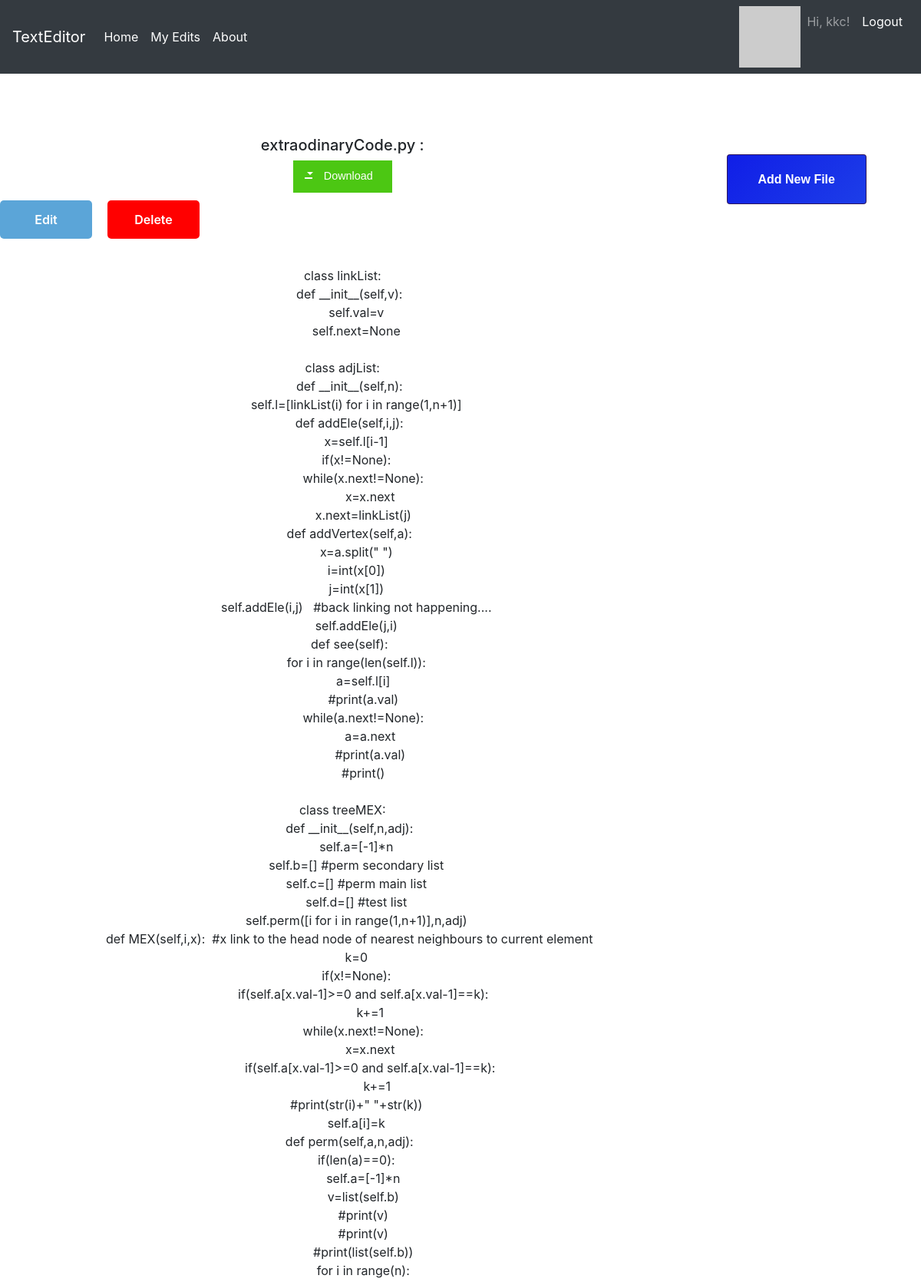
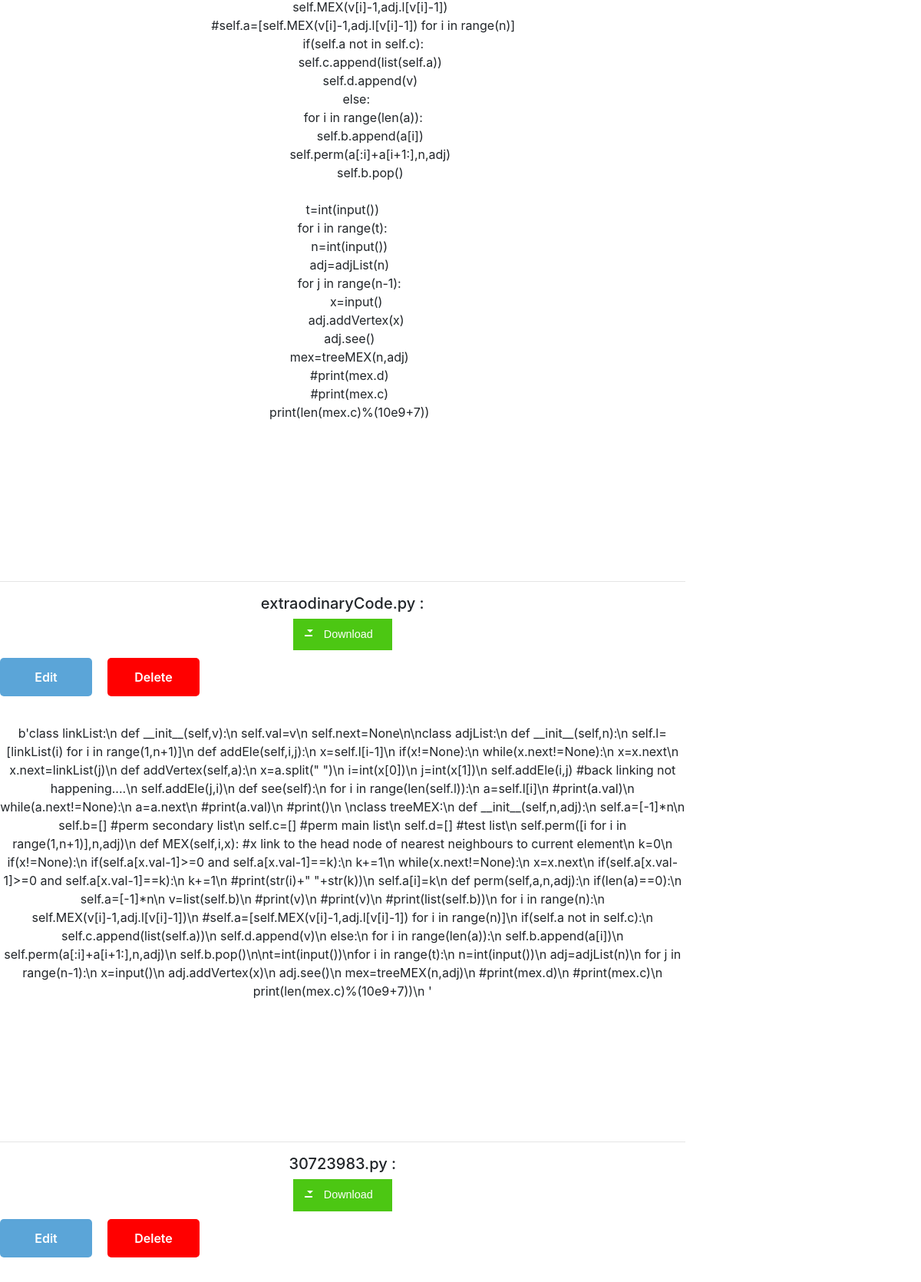
The app's page /myedits (signed in, upper part) with its own data (2 pictures, top to bottom).
### app/models.py (models this page shows, shortened)
class User(UserMixin, db.Model):
    id = db.Column(db.Integer, primary_key=True)
    username = db.Column(db.String(64), index=True, unique=True)
    email = db.Column(db.String(120), index=True, unique=True)
    password_hash = db.Column(db.String(128))
    posts = db.relationship('EditorData', backref='author', lazy='dynamic')
    def avatar(self, size):
        digest = md5(self.email.lower().encode('utf-8')).hexdigest()
        return 'https://www.gravatar.com/avatar/{}?d=identicon&s={}'.format(
            digest, size)

class EditorData(db.Model):
    id = db.Column(db.Integer, primary_key=True)
    name = db.Column(db.Text)
    extension= db.Column(db.Text)
    html= db.Column(db.Text)
    user_id = db.Column(db.Integer, db.ForeignKey('user.id'))

### app/routes.py (the view)
@app.route('/display')
@app.route('/myedits')
@login_required
def display():
    posts = EditorData.query.order_by(EditorData.id.desc()).filter_by(author=current_user).all()
    return render_template('myedits.html', posts=posts)

### app/models.py (called while the page is built)
@login.user_loader
def load_user(id):
    return User.query.get(int(id))

### app/templates/myedits.html
{% extends "base.html" %}
{% block content %}
<br><br>
<div class="row">
  <div class="col-lg-9 col-md-9 col-sm-6" >
{% for post in posts %}
<div>
  <center>  <b><h5>{{ post.name }} :</h5></b><a href="/download/{{post.id}}" class="buttonDownload" download="{{post.name}}" >Download</a></center>
  <center>
    <a href="/edit/{{post.id}}" title="Edit" class="button btnFloat btnBlueGreen">Edit</a>  <a  href="/delete/{{post.id}}" title="Button slide purple" class="button btnSlide btnPurple">
    <span class="top" data-content="Delete">Delete</span>
    <span class="bottom" data-content="Edit">Sure?</span></a> </center> <br>
    <br> <br><br>
   <center> {{post.html|safe}}  </center>
        <br><br><br><br><br>
        <br>
       <br>
       <hr>
</div>
{% endfor %}
</div>
<div class="col-lg-3 col-md-3 col-sm-3" >
  <a href="{{ url_for('index') }}" target="_blank" class="btn --animated">
    <span>Add New File</span>
  </a></div>
{% endblock %}

### app/templates/base.html (shortened to what this page needs)
<!DOCTYPE html>
<html lang="en">
<head>
    <link rel="stylesheet" href="https://stackpath.bootstrapcdn.com/bootstrap/4.1.3/css/bootstrap.min.css">
</head>
<body>
  <div class="fixed-top">
  <nav class="navbar navbar-expand-md navbar-dark bg-dark justify-content-end">
    <a class="navbar-brand" href="{{url_for('index')}}">TextEditor</a>
    <div class="collapse navbar-collapse" id="navbarSupportedContent">
      <ul class="navbar-nav ">
        <li class="nav-item active">
          <a class="nav-link" href="{{ url_for('index') }}">Home<span class="sr-only">(current)</span></a>
        </li>
        {% if current_user.is_anonymous %}
        <li class="nav-item active">
          <a class="nav-link" href="{{ url_for('login') }}">login</a>
        </li>
        {% else %}
        <li class="nav-item active">
          <a class="nav-link" href="/myedits">My Edits</a>
        </li>
        <li class="nav-item active">
          <a class="nav-link" href="/about">About</a>
        </li>
      </ul>
    </div>
    <div class="collapse navbar-collapse flex-grow-0" id="navbarSupportedContent">
      <ul class="navbar-nav text-right">
      <li>
        <img src="{{ current_user.avatar(50) }}">
      </li>
      <li class="nav-item" >
        <a class="nav-link"> Hi, {{ current_user.username }}!</a></li>
        <li class="nav-item active">
           <a class="nav-link" href="{{ url_for('logout') }}">Logout</a></li>
        {% endif %}
      </ul>
    </div>
  </nav>
  </div>
        <h1 style="color: white;">
        </h1>
        <br><br><br><br>
        {% block content %}{% endblock %}
</body>
</html>

### app/templates/base.html (style rules this page uses)
a { text-decoration:none; }
a.button { display: block; position: relative; float: left; width: 120px; padding: 0; margin: 10px 20px 10px 0; font-weight: 600; text-align: center; line-height: 50px; color: #FFF; border-radius: 5px; transition: all 0.2s ; }
.btnBlueGreen { background: #00AE68; }
.btnPurple { background: #A74982; }
.buttonDownload { display: inline-block; position: relative; padding: 10px 25px; background-color: #4CC713; color: white; font-family: sans-serif; text-decoration: none; font-size: 0.9em; text-align: center; text-indent: 15px; }
.buttonDownload:before, .buttonDownload:after { content: ' '; display: block; position: absolute; left: 15px; top: 52%; }
.buttonDownload:before { width: 10px; height: 2px; border-style: solid; border-width: 0 2px 2px; }
.buttonDownload:after { width: 0; height: 0; margin-left: 3px; margin-top: -7px; border-style: solid; border-width: 4px 4px 0 4px; border-color: transparent; border-top-color: inherit; animation: downloadArrow 2s linear infinite; animation-play-state: paused; }
.btnSlide .top { position: absolute; top: 0px; left: 0; width: 120px; height: 50px; background: #00AE68; z-index: 10; transition: all 0.2s ; border-radius: 5px; }
.btnSlide.btnPurple .top { background: red; }
.btnSlide .bottom { position: absolute; top: 0; left: 0; width: 120px; height: 50px; color: #000; z-index: 5; border-radius: 5px; }
.btnFloat { background: none; box-shadow: 0px 0px 0px 0px rgba(0, 0, 0, 0.5); }
.btnFloat:before { content: 'Edit'; display: block; position: absolute; top: 0; left: 0; width: 120px; height: 50px; border-radius: 5px; transition: all 0.2s ; }
.btnBlueGreen.btnFloat:before { background: rgb(91,165, 216); }
.btnFloat:before { box-shadow: 0px 0px 0px 0px rgba(0, 0, 0, 0.4); }
body { overflow: auto; min-height: 100%; }
:root { --font: 1rem/1.2 "helvetica", sans-serif; --bg-hover: linear-gradient( 135deg, #101ee7 0%, #2654e9 20%, #62d6fa 37%, #fff 50%, #fc35ca 66%, #7559ff 72%, #101ee7 100% ); --btn-color: #2e175e; }
.btn { display: table; text-align: center; color: #ffffff; text-decoration: none; position: relative; font: var(--font); font-weight: bold; padding: 22px 40px; background-color: var(--btn-color); overflow: hidden; margin: 24px; }
.--animated { transition: all 1s; }
.--animated span { position: relative; z-index: 9; }
.--animated:after { height: 100%; width: 2000px; transition: all 1s; background: var(--bg-hover); }
.--animated:before { height: 26px; width: 100%; top: -50px; z-index: 10; opacity: 0; background-color: rgba(255, 255, 255, 0.15); }
.--animated:before, a:after { position: absolute; top: 0; left: 0; z-index: 7; display: block; content: ""; }

### records on screen
User: username "kkc"
EditorData: name "extraodinaryCode.py", html "class linkList: def __init__(self,v): self.val=v self.next=None class adjList: def __init__(self,n): self.l=[linkList(i) for i in range(1,n+1)] def addEle(self,i,j): x=self.l[i-1] if(x!=None): while(x.next!=None): x=x.next x.next=linkList(j) def addVertex(self,a): x=a.split(\" \") i=int(x[0]) j=int(x[1]) self.addEle(i,j) #back linking not happening.... self.addEle(j,i) def see(self): for i in range(len(self.l)): a=self.l[i] #print(a.val) while(a.next!=None): a=a.next #print(a.val) #print() class treeMEX: def __init__(self,n,adj): self.a=[-1]*n self.b=[] #perm secondary list self.c=[] #perm main list self.d=[] #test list self.perm([i for i in range(1,n+1)],n,adj) def MEX(self,i,x): #x link to…"
EditorData: name "extraodinaryCode.py", html "b'class linkList:\\n def __init__(self,v):\\n self.val=v\\n self.next=None\\n\\nclass adjList:\\n def __init__(self,n):\\n self.l=[linkList(i) for i in range(1,n+1)]\\n def addEle(self,i,j):\\n x=self.l[i-1]\\n if(x!=None):\\n while(x.next!=None):\\n x=x.next\\n x.next=linkList(j)\\n def addVertex(self,a):\\n x=a.split(\" \")\\n i=int(x[0])\\n j=int(x[1])\\n self.addEle(i,j) #back linking not happening....\\n self.addEle(j,i)\\n def see(self):\\n for i in range(len(self.l)):\\n a=self.l[i]\\n #print(a.val)\\n while(a.next!=None):\\n a=a.next\\n #print(a.val)\\n #print()\\n \\nclass treeMEX:\\n def __init__(self,n,adj):\\n self.a=[-1]*n\\n self.b=[] #perm secondary list\\n self.c=[] #perm main list\\n self.d=[] #test list\\n…"
EditorData: name "30723983.py"
